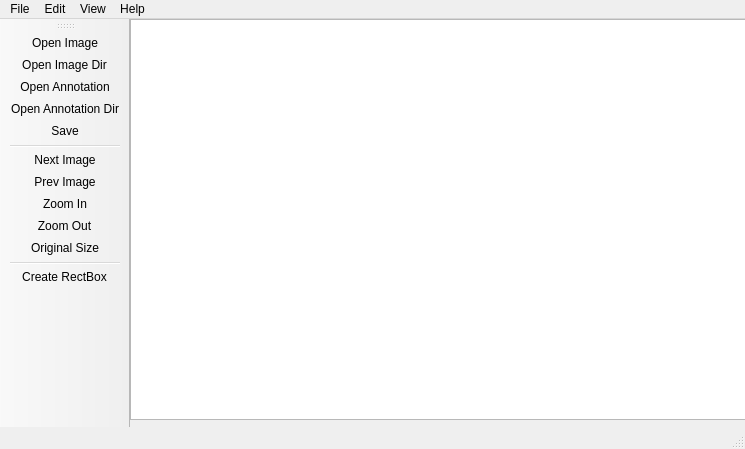
<?xml version="1.0" encoding="UTF-8"?>
<ui version="4.0">
 <class>MainWindow</class>
 <widget class="QMainWindow" name="MainWindow">
  <property name="geometry">
   <rect>
    <x>0</x>
    <y>0</y>
    <width>745</width>
    <height>449</height>
   </rect>
  </property>
  <property name="windowTitle">
   <string>MainWindow</string>
  </property>
  <widget class="QWidget" name="centralWidget">
   <widget class="QGraphicsView" name="graphicsView">
    <property name="geometry">
     <rect>
      <x>0</x>
      <y>0</y>
      <width>621</width>
      <height>401</height>
     </rect>
    </property>
   </widget>
  </widget>
  <widget class="QMenuBar" name="menuBar">
   <property name="geometry">
    <rect>
     <x>0</x>
     <y>0</y>
     <width>745</width>
     <height>23</height>
    </rect>
   </property>
   <widget class="QMenu" name="menuFile">
    <property name="title">
     <string>File</string>
    </property>
    <addaction name="actionOpen"/>
    <addaction name="actionOpen_Dir"/>
    <addaction name="actionOpen_Anno"/>
    <addaction name="actionOpen_Annotation_Dir"/>
    <addaction name="separator"/>
    <addaction name="actionSave"/>
    <addaction name="actionSave_as"/>
    <addaction name="separator"/>
    <addaction name="actionClose"/>
    <addaction name="actionQuit"/>
   </widget>
   <widget class="QMenu" name="menuEdit">
    <property name="title">
     <string>Edit</string>
    </property>
    <addaction name="actionNext_Image"/>
    <addaction name="actionPrev_Image"/>
    <addaction name="separator"/>
    <addaction name="actionCreate_RectBox"/>
    <addaction name="actionEdit_RectBox"/>
    <addaction name="actionEdit_Label"/>
   </widget>
   <widget class="QMenu" name="menuView">
    <property name="title">
     <string>View</string>
    </property>
    <addaction name="actionShow_RectBox"/>
    <addaction name="actionHidden_RectBox"/>
    <addaction name="separator"/>
    <addaction name="actionZoom_in"/>
    <addaction name="actionZoom_Out"/>
    <addaction name="actionOriginal_Size"/>
   </widget>
   <widget class="QMenu" name="menuHelp">
    <property name="title">
     <string>Help</string>
    </property>
    <addaction name="actionTutorial"/>
   </widget>
   <addaction name="menuFile"/>
   <addaction name="menuEdit"/>
   <addaction name="menuView"/>
   <addaction name="menuHelp"/>
  </widget>
  <widget class="QToolBar" name="toolBar">
   <property name="windowTitle">
    <string>toolBar</string>
   </property>
   <attribute name="toolBarArea">
    <enum>LeftToolBarArea</enum>
   </attribute>
   <attribute name="toolBarBreak">
    <bool>false</bool>
   </attribute>
   <addaction name="actionOpen"/>
   <addaction name="actionOpen_Dir"/>
   <addaction name="actionOpen_Anno"/>
   <addaction name="actionOpen_Annotation_Dir"/>
   <addaction name="actionSave"/>
   <addaction name="separator"/>
   <addaction name="actionNext_Image"/>
   <addaction name="actionPrev_Image"/>
   <addaction name="actionZoom_in"/>
   <addaction name="actionZoom_Out"/>
   <addaction name="actionOriginal_Size"/>
   <addaction name="separator"/>
   <addaction name="actionCreate_RectBox"/>
  </widget>
  <widget class="QStatusBar" name="statusBar"/>
  <action name="actionOpen">
   <property name="icon">
    <iconset resource="res.qrc">
     <normaloff>:/icons/open_image.png</normaloff>:/icons/open_image.png</iconset>
   </property>
   <property name="text">
    <string>Open Image</string>
   </property>
   <property name="shortcut">
    <string>Ctrl+Q</string>
   </property>
  </action>
  <action name="actionOpen_Dir">
   <property name="icon">
    <iconset resource="res.qrc">
     <normaloff>:/icons/open_dir.png</normaloff>:/icons/open_dir.png</iconset>
   </property>
   <property name="text">
    <string>Open Image Dir</string>
   </property>
   <property name="shortcut">
    <string>Ctrl+W</string>
   </property>
  </action>
  <action name="actionOpen_Anno">
   <property name="icon">
    <iconset resource="res.qrc">
     <normaloff>:/icons/open_anno.png</normaloff>:/icons/open_anno.png</iconset>
   </property>
   <property name="text">
    <string>Open Annotation</string>
   </property>
   <property name="shortcut">
    <string>Ctrl+E</string>
   </property>
  </action>
  <action name="actionOpen_Annotation_Dir">
   <property name="icon">
    <iconset resource="res.qrc">
     <normaloff>:/icons/open_anno_dir.png</normaloff>:/icons/open_anno_dir.png</iconset>
   </property>
   <property name="text">
    <string>Open Annotation Dir</string>
   </property>
   <property name="shortcut">
    <string>Ctrl+R</string>
   </property>
  </action>
  <action name="actionSave">
   <property name="icon">
    <iconset resource="res.qrc">
     <normaloff>:/icons/save.png</normaloff>:/icons/save.png</iconset>
   </property>
   <property name="text">
    <string>Save</string>
   </property>
   <property name="shortcut">
    <string>Ctrl+S</string>
   </property>
  </action>
  <action name="actionSave_as">
   <property name="icon">
    <iconset resource="res.qrc">
     <normaloff>:/icons/save_as.png</normaloff>:/icons/save_as.png</iconset>
   </property>
   <property name="text">
    <string>Save as</string>
   </property>
   <property name="shortcut">
    <string>Ctrl+Shift+S</string>
   </property>
  </action>
  <action name="actionClose">
   <property name="icon">
    <iconset resource="res.qrc">
     <normaloff>:/icons/close.png</normaloff>:/icons/close.png</iconset>
   </property>
   <property name="text">
    <string>Close</string>
   </property>
   <property name="shortcut">
    <string>Ctrl+C</string>
   </property>
  </action>
  <action name="actionQuit">
   <property name="icon">
    <iconset resource="res.qrc">
     <normaloff>:/icons/exit.png</normaloff>:/icons/exit.png</iconset>
   </property>
   <property name="text">
    <string>Quit</string>
   </property>
   <property name="shortcut">
    <string>Ctrl+Z</string>
   </property>
  </action>
  <action name="actionNext_Image">
   <property name="icon">
    <iconset resource="res.qrc">
     <normaloff>:/icons/next.png</normaloff>:/icons/next.png</iconset>
   </property>
   <property name="text">
    <string>Next Image</string>
   </property>
   <property name="shortcut">
    <string>Ctrl+D</string>
   </property>
  </action>
  <action name="actionPrev_Image">
   <property name="icon">
    <iconset resource="res.qrc">
     <normaloff>:/icons/prev.png</normaloff>:/icons/prev.png</iconset>
   </property>
   <property name="text">
    <string>Prev Image</string>
   </property>
   <property name="shortcut">
    <string>Ctrl+A</string>
   </property>
  </action>
  <action name="actionCreate_RectBox">
   <property name="icon">
    <iconset resource="res.qrc">
     <normaloff>:/icons/select.png</normaloff>:/icons/select.png</iconset>
   </property>
   <property name="text">
    <string>Create RectBox</string>
   </property>
  </action>
  <action name="actionEdit_RectBox">
   <property name="icon">
    <iconset resource="res.qrc">
     <normaloff>:/icons/edit_select.png</normaloff>:/icons/edit_select.png</iconset>
   </property>
   <property name="text">
    <string>Edit RectBox</string>
   </property>
  </action>
  <action name="actionEdit_Label">
   <property name="icon">
    <iconset resource="res.qrc">
     <normaloff>:/icons/edit_label.png</normaloff>:/icons/edit_label.png</iconset>
   </property>
   <property name="text">
    <string>Edit Label</string>
   </property>
  </action>
  <action name="actionShow_RectBox">
   <property name="icon">
    <iconset resource="res.qrc">
     <normaloff>:/icons/show.png</normaloff>:/icons/show.png</iconset>
   </property>
   <property name="text">
    <string>Show RectBox</string>
   </property>
  </action>
  <action name="actionHidden_RectBox">
   <property name="icon">
    <iconset resource="res.qrc">
     <normaloff>:/icons/hide.png</normaloff>:/icons/hide.png</iconset>
   </property>
   <property name="text">
    <string>Hide RectBox</string>
   </property>
  </action>
  <action name="actionZoom_in">
   <property name="icon">
    <iconset resource="res.qrc">
     <normaloff>:/icons/zoom_in.png</normaloff>:/icons/zoom_in.png</iconset>
   </property>
   <property name="text">
    <string>Zoom In</string>
   </property>
  </action>
  <action name="actionZoom_Out">
   <property name="icon">
    <iconset resource="res.qrc">
     <normaloff>:/icons/zoom_out.png</normaloff>:/icons/zoom_out.png</iconset>
   </property>
   <property name="text">
    <string>Zoom Out</string>
   </property>
  </action>
  <action name="actionOriginal_Size">
   <property name="icon">
    <iconset resource="res.qrc">
     <normaloff>:/icons/zoom.png</normaloff>:/icons/zoom.png</iconset>
   </property>
   <property name="text">
    <string>Original Size</string>
   </property>
  </action>
  <action name="actionTutorial">
   <property name="icon">
    <iconset resource="res.qrc">
     <normaloff>:/icons/home.png</normaloff>:/icons/home.png</iconset>
   </property>
   <property name="text">
    <string>Tutorial</string>
   </property>
  </action>
 </widget>
 <resources>
  <include location="res.qrc"/>
 </resources>
 <connections/>
</ui>
